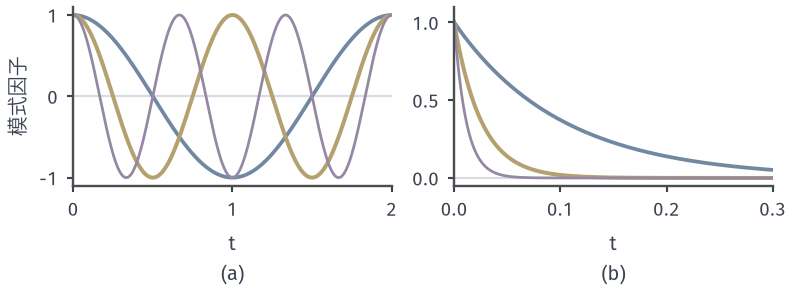

Generate this figure with Python:
from pathlib import Path
import sys
ROOT = next(p for p in Path(__file__).resolve().parents if (p/"build.sh").is_file() and (p/"tex/book.tex").is_file())
sys.path.insert(0, str(ROOT/"figures/06-differential-equations/02-partial-differential-equations/matplotlib/wave-common"))
from wave_common import *
# Target: the factor multiplying mode n under wave and heat evolution on (0,1), c=1, unit diffusivity.
fig, axs = figure(width_mm=112, height_mm=42, ncols=2)
ax = axs[0]; style(ax); t = np.linspace(0, 2, 1001)
ax.axhline(0, color=GRID, lw=.85)
for n, col, lw in zip([1, 2, 3], [BLUE, YELLOW, PURPLE], [1.5, 1.6, 1.1]):
    ax.plot(t, np.cos(n*np.pi*t), color=col, lw=lw)
ax.set_xlim(0, 2); ax.set_ylim(-1.1, 1.1); ax.set_xticks([0, 1, 2]); ax.set_ylabel('模式因子'); sub(ax, 'a', '$t$')
ax = axs[1]; style(ax); t = np.linspace(0, .3, 601)
ax.axhline(0, color=GRID, lw=.85)
for n, col, lw in zip([1, 2, 3], [BLUE, YELLOW, PURPLE], [1.5, 1.6, 1.1]):
    ax.plot(t, np.exp(-(n*np.pi)**2*t), color=col, lw=lw)
ax.set_xlim(0, .3); ax.set_ylim(-.05, 1.1); ax.set_xticks([0, .1, .2, .3]); sub(ax, 'b', '$t$')
save(fig, HERE(__file__), 'figure', {'formula': 'cos(n pi t); exp(-n^2 pi^2 t); n=1,2,3'})
